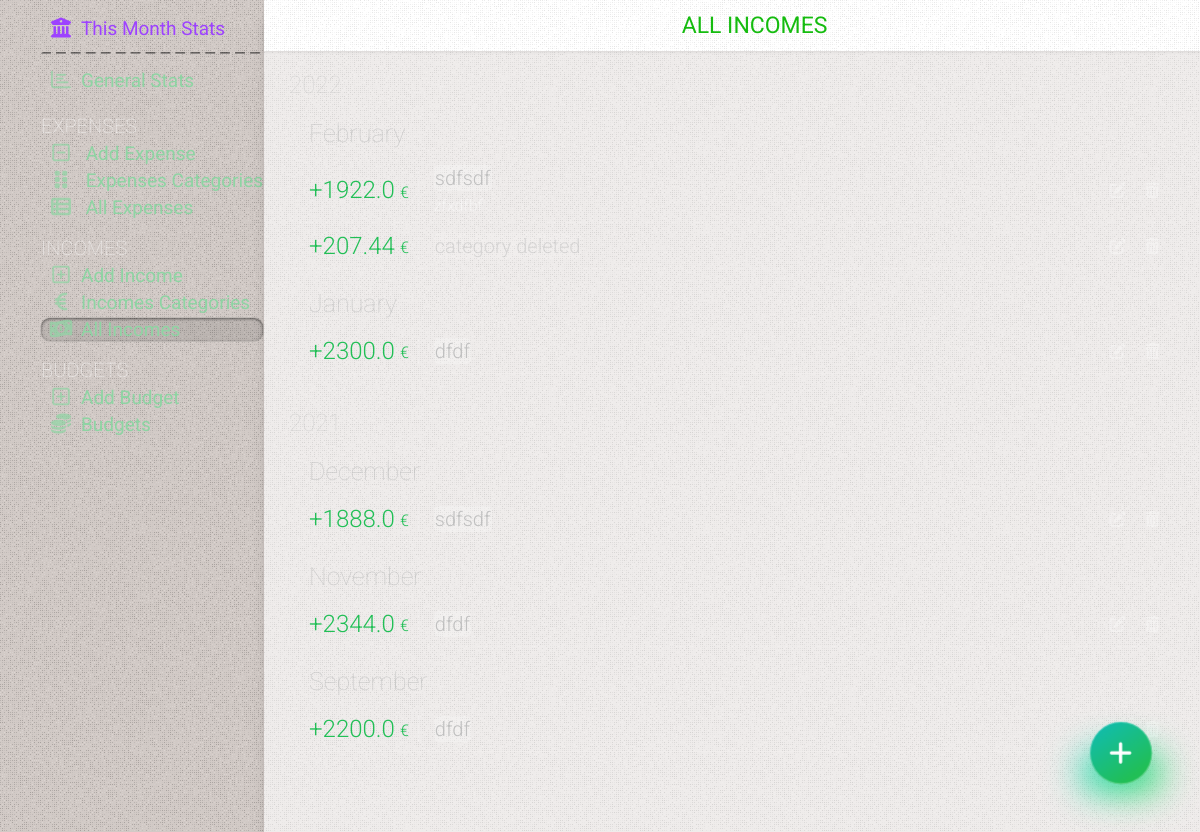
The page /incomes on the database its author committed.
### tables this page shows
CREATE TABLE incomes
(
    id       INTEGER PRIMARY KEY AUTOINCREMENT,
    date     TIMESTAMP NOT NULL DEFAULT CURRENT_TIMESTAMP,
    amount   REAL      NOT NULL,
    category INTEGER   NOT NULL,
    comment  TEXT

);

CREATE TABLE categories_income
(
    id         INTEGER PRIMARY KEY AUTOINCREMENT,
    name       TEXT NOT NULL,
    primordial TEXT DEFAULT NULL,
    state      TEXT DEFAULT false
);

### app.py (the view)
@app.route('/incomes')
def incomes():
    conn = get_db_connection()
    incomes = conn.execute(
        'SELECT incomes.id, strftime("%m", date) as month, strftime("%Y", date) as year, amount, categories_income.name as category, comment  FROM incomes LEFT JOIN categories_income on categories_income.id = incomes.category').fetchall()
    conn.close()
    return render_template('incomes.html', title='All incomes', gradient='text-gradient-green', incomes=incomes)

### app.py (called while the page is built)
def get_db_connection():
    conn = sqlite3.connect('static/database.db')
    conn.row_factory = sqlite3.Row
    return conn

@app.template_filter('month_name')
def month_name(month_number):
    return calendar.month_name[month_number]

### templates/incomes.html (shortened to what this page needs)
{% extends 'base.html' %} {% block content %}
	<div class="page_title {{ gradient }}" >
		<span >{% block title %} {{ title }} {% endblock %}</span >
	</div >
	<div class="content flex flex-col gap-15" >
		{% if incomes|length == 0 %}
			<div class="no-results mt-50" >You have not added any income yet. Click on (+) to add</div >
		{% else %}
			<div class="cards  relative" >
				{% for key, list in incomes|groupby('year')|sort(attribute='0', reverse=True) %}
					<div class="ml-10 cards-day" >{{ key }} </div >
					{% for key2, list2 in list|groupby('month')|sort(attribute='0', reverse=True) %}
						<div class=" subtitle2 mt-20" >{{ key2|int|month_name }} </div >
						{% for id, month, year, amount, category, comment in list2 %}
							<div class="card flex items-center relative overflow-hidden flex-wrap  card-income " >
								<div class="flex items-center w-full" >
									<div class="card-info flex flex-1" >
										<div class="flex flex-1" >
											<span class="card-amount flex items-center" >  {{ amount }} <span >&euro;</span > </span >
											<div class="flex flex-col justify-center ml-15" >
												<div class="flex items-center" >
													<span class="{{ color }} card-category {% if category == None %}category-deleted{% endif %}" >
														{% if category == None %}{% set category = 'category deleted' %}{% endif %}
														{{ category }}  </span >
												</div >
												{% if (comment != '') and (comment !=None) %}
													<span class="block mt-5 card-comment" >  {{ comment }} </span >
												{% endif %}
											</div >
										</div >
										<div class="card-btns  flex items-center flex-shrink-0 ml-auto" >
											<a href="/income-edit/{{ id }}" class="btn-ac" >
												<i class="fa-solid fa-pen-to-square" ></i >
											</a >
											<a href="/delete-income/{{ id }}" class="btn-ac" onclick="return confirm('Delete this income?')" ><i
													class="fa-solid fa-trash-can" ></i ></a >
										</div >
									</div >
								</div >
							</div >
						{% endfor %}
					{% endfor %}
				{% endfor %}
			</div >
		{% endif %}
	</div >
{% endblock %}

### static/css/mmenu.css (style rules this page uses)
:root { --mm-line-height: 20px; --mm-listitem-size: 38px; --mm-navbar-size: 44px; --mm-offset-top: 0; --mm-offset-right: 0; --mm-offset-bottom: 0; --mm-offset-left: 0; --mm-color-border: rgba(0, 0, 0, 0.1); --mm-color-button: rgba(0, 0, 0, 0.3); --mm-color-text: rgba(0, 0, 0, 0.75); --mm-color-text-dimmed: rgba(0, 0, 0, 0.3); --mm-color-background: #f3f3f3; --mm-color-background-highlight: rgba(0, 0, 0, 0.05); --mm-color-background-emphasis: rgba(255, 255, 255, 0.4); --mm-shadow: 0 0 10px rgba(0, 0, 0, 0.3) }
:root { --mm-iconbar-size: 50px }
:root { --mm-iconpanel-size: 50px }
:root { --mm-sidebar-collapsed-size: 50px; --mm-sidebar-expanded-size: 440px }

### rows shown on the page
incomes: amount "1922.0", name "sdfsdf", comment "zfxdfbf"
incomes: amount "207.44", category "category deleted"
incomes: amount "2300.0", name "dfdf"
incomes: amount "1888.0", name "sdfsdf"
incomes: amount "2344.0", name "dfdf"
incomes: amount "2200.0", name "dfdf"

### other values the page prints
{{ title }} "ALL INCOMES"
{{ key }} "2022" "2021"
{{ key2|int|month_name }} "February" "January" "December" "November" "September"
